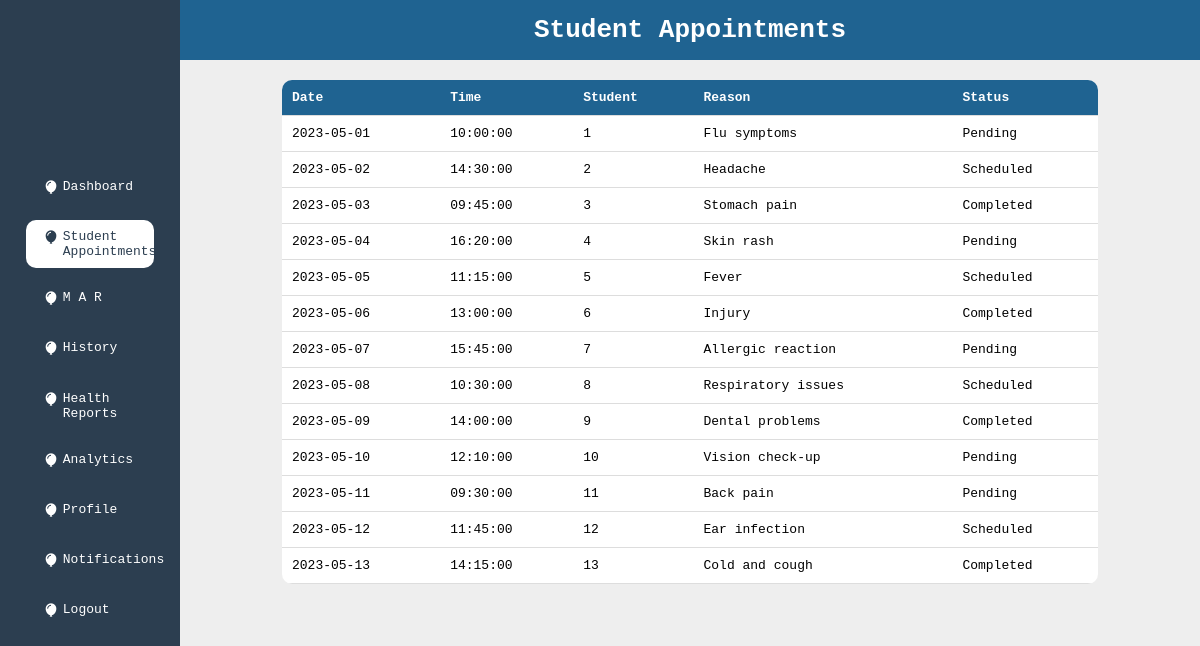
The page /Doctors/student_appointments.php on the database its author committed.
### tables this page shows
CREATE TABLE `appointments` (
  `id` int(11) NOT NULL,
  `date` date NOT NULL,
  `time` time NOT NULL,
  `student_id` int(11) NOT NULL,
  `reason` text NOT NULL,
  `status` varchar(20) NOT NULL
);

### Doctors/student_appointments.php (the view, shortened to what this page needs)
<!DOCTYPE html>
<html lang="en">
<head>
    <link href='https://unpkg.com/boxicons@2.1.4/css/boxicons.min.css' rel='stylesheet'>
</head>
<body>
<aside class="sideMenu">
    <div>
        <a href="./dashboard.php" class="sideLinks">
            <span><i class='bx bxs-balloon'></i></span>
            <span>Dashboard</span>
        </a>
        <a href="./student_appointments.php" class="sideLinks sideLinksActive">
            <span><i class='bx bxs-balloon'></i></span>
            <span>Student Appointments</span>
        </a>
        <a href="./medicalAssistance_requests.php" class="sideLinks">
            <span><i class='bx bxs-balloon'></i></span>
            <span>M A R</span>
        </a>
        <a href="./history.php" class="sideLinks">
            <span><i class='bx bxs-balloon'></i></span>
            <span>History</span>
        </a>
        <a href="./student_health_reports.php" class="sideLinks">
            <span><i class='bx bxs-balloon'></i></span>
            <span>Health Reports</span>
        </a>
        <a href="./analytics.php" class="sideLinks">
            <span><i class='bx bxs-balloon'></i></span>
            <span>Analytics</span>
        </a>
        <a href="./profile.php" class="sideLinks">
            <span><i class='bx bxs-balloon'></i></span>
            <span>Profile</span>
        </a>
        <a href="./notifications.php" class="sideLinks">
            <span><i class='bx bxs-balloon'></i></span>
            <span>Notifications</span>
        </a>
        <a href="./logout.php" class="sideLinks">
            <span><i class='bx bxs-balloon'></i></span>
            <span>Logout</span>
        </a>
    </div>
</aside>
<main>
    <div class="main">
        <header class="header">
            <h1>Student Appointments</h1>
        </header>
        <div class="main-content">
            <table>
                <thead>
                    <tr>
                        <th>Date</th>
                        <th>Time</th>
                        <th>Student</th>
                        <th>Reason</th>
                        <th>Status</th>
                    </tr>
                </thead>
                <tbody>
                    <?php
                    $servername = "localhost";
                    $username = "root";
                    $password = "";
                    $dbname = "sms";
                    $conn = new mysqli($servername, $username, $password, $dbname);
                    $sql = "SELECT * FROM appointments";
                    $result = $conn->query($sql);
                    if ($result->num_rows > 0) {
                        while ($row = $result->fetch_assoc()) {
                            echo "<tr>";
                            echo "<td>" . $row["date"] . "</td>";
                            echo "<td>" . $row["time"] . "</td>";
                            echo "<td>" . $row["student_id"] . "</td>";
                            echo "<td>" . $row["reason"] . "</td>";
                            echo "<td>" . $row["status"] . "</td>";
                            echo "</tr>";
                        }
                    } else {
                        echo "<tr><td colspan='5'>No appointments found</td></tr>";
                    }
                    ?>
                </tbody>
            </table>
        </div>
    </div>
</main>
</body>
</html>

### Doctors/student_appointments.php (style rules this page uses)
* { padding: 0; margin: 0; box-sizing: border-box; font-family: monospace; }
body { position: relative; background: #eee; }
.sideMenu { background: #2c3e50; width: 15%; top: 0; left: 0; bottom: 0; color: #fff; position: fixed; padding: 1rem 2rem; display: flex; flex-direction: column; justify-content: center; overflow-y: auto; }
.sideLinks { color: #fff; padding: .7rem 1rem; text-decoration: none; display: flex; border-radius: 10px; margin: 1rem 0; }
.sideLinks i { margin: 0 .3rem; }
.sideLinksActive { background: #fff; color: #2c3e50; }
main { width: 85%; float: right; }
.header { display: flex; justify-content: center; align-items: center; padding: 15px; background-color: #1f6391; color: white; }
.main-content { margin: 20px auto; width: 80%; }
table { width: 100%; border-collapse: collapse; margin-bottom: 20px; background: #fff; border-radius: 10px; overflow: hidden; }
th, td { padding: 10px; text-align: left; border-bottom: 1px solid #ddd; }
th { background-color: #1f6391; color: white; }

### rows shown on the page
appointments: date "2023-05-01", time "10:00:00", student "1", reason "Flu symptoms", status "Pending"
appointments: date "2023-05-02", time "14:30:00", student "2", reason "Headache", status "Scheduled"
appointments: date "2023-05-03", time "09:45:00", student "3", reason "Stomach pain", status "Completed"
appointments: date "2023-05-04", time "16:20:00", student "4", reason "Skin rash", status "Pending"
appointments: date "2023-05-05", time "11:15:00", student "5", reason "Fever", status "Scheduled"
appointments: date "2023-05-06", time "13:00:00", student "6", reason "Injury", status "Completed"
appointments: date "2023-05-07", time "15:45:00", student "7", reason "Allergic reaction", status "Pending"
appointments: date "2023-05-08", time "10:30:00", student "8", reason "Respiratory issues", status "Scheduled"
appointments: date "2023-05-09", time "14:00:00", student "9", reason "Dental problems", status "Completed"
appointments: date "2023-05-10", time "12:10:00", student "10", reason "Vision check-up", status "Pending"
appointments: date "2023-05-11", time "09:30:00", student "11", reason "Back pain", status "Pending"
appointments: date "2023-05-12", time "11:45:00", student "12", reason "Ear infection", status "Scheduled"
appointments: date "2023-05-13", time "14:15:00", student "13", reason "Cold and cough", status "Completed"
